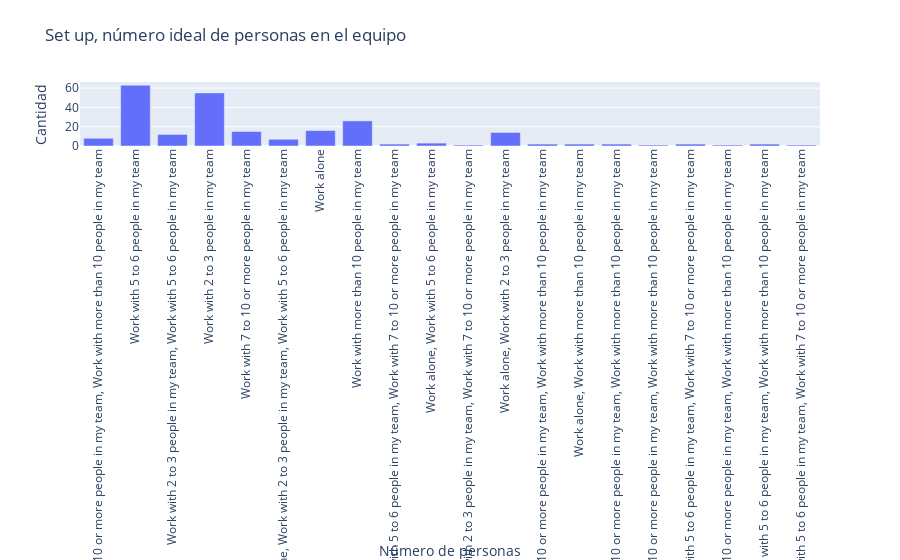

Write notebook code for a chart like this one.
### Markdown cell above
Quizá a la mayoría de personas a las que no les importaría trabajar para una empresa cuya misión no tenga impacto social alguno, prefieren trabajar en un esquema híbrido con menos de 3 días al mes asistiendo a la oficina.

### Code cell
import plotly.graph_objects as go
import pandas as pd


var_setup = df['setup']
count = {}
for personas in var_setup:
    if personas in count:
        count[personas] += 1
    else:
        count[personas] = 1

personas = list(count.keys())
valor = list(count.values())

# Crearndo el gráfico de barras
fig = go.Figure(data=[go.Bar(x=personas, y=valor)])

# Personalizando el diseño del gráfico
fig.update_layout(
    title='Set up, número ideal de personas en el equipo',
    xaxis_title='Número de personas',
    yaxis_title='Cantidad',
    xaxis_tickangle=-90
)

fig.show()

### Figure 1 — Plotly figure (JSON) as saved in the notebook; plotly's stock layout.template omitted (floating-point values rounded to 4 significant figures)
{"data": [{"type": "bar", "x": ["Work alone, Work with 2 to 3 people in my team, Work with 5 to 6 people in my team, Work with 7 to 10 or more people in my team, Work with more than 10 people in my team", "Work with 5 to 6 people in my team", "Work with 2 to 3 people in my team, Work with 5 to 6 people in my team", "Work with 2 to 3 people in my team", "Work with 7 to 10 or more people in my team", "Work alone, Work with 2 to 3 people in my team, Work with 5 to 6 people in my team", "Work alone", "Work with more than 10 people in my team", "Work with 5 to 6 people in my team, Work with 7 to 10 or more people in my team", "Work alone, Work with 5 to 6 people in my team", "Work alone, Work with 2 to 3 people in my team, Work with 7 to 10 or more people in my team", "Work alone, Work with 2 to 3 people in my team", "Work with 5 to 6 people in my team, Work with 7 to 10 or more people in my team, Work with more than 10 people in my team", "Work alone, Work with more than 10 people in my team", "Work with 2 to 3 people in my team, Work with 5 to 6 people in my team, Work with 7 to 10 or more people in my team, Work with more than 10 people in my team", "Work with 7 to 10 or more people in my team, Work with more than 10 people in my team", "Work with 2 to 3 people in my team, Work with 5 to 6 people in my team, Work with 7 to 10 or more people in my team", "Work with 2 to 3 people in my team, Work with 7 to 10 or more people in my team, Work with more than 10 people in my team", "Work with 5 to 6 people in my team, Work with more than 10 people in my team", "Work alone, Work with 2 to 3 people in my team, Work with 5 to 6 people in my team, Work with 7 to 10 or more people in my team"], "y": [8, 63, 12, 55, 15, 7, 16, 26, 2, 3, 1, 14, 2, 2, 2, 1, 2, 1, 2, 1]}], "layout": {"title": {"text": "Set up, número ideal de personas en el equipo"}, "xaxis": {"tickangle": -90, "title": {"text": "Número de personas"}}, "yaxis": {"title": {"text": "Cantidad"}}}}
